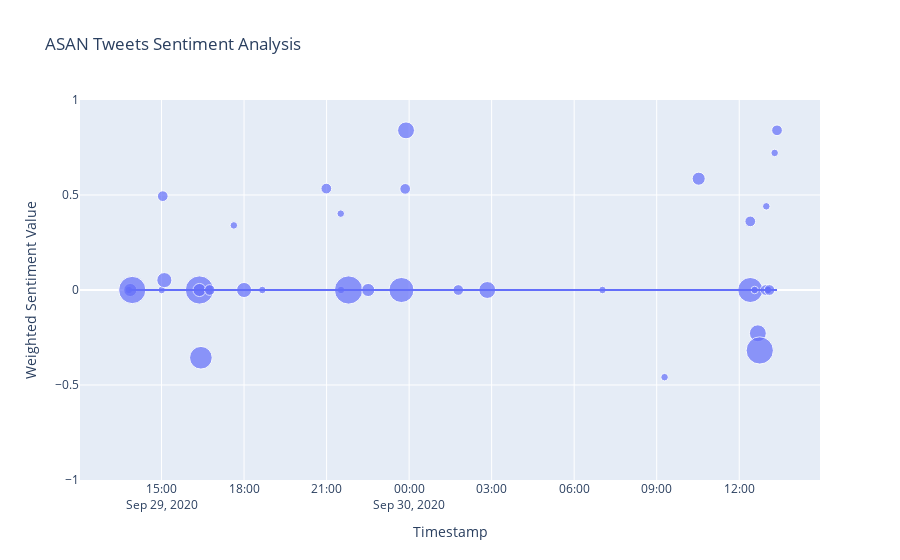

Notebook cell for this chart:
### Markdown cell above
# Asana

### Code cell
fig = px.scatter(asan_df, x="time", y="weighted_compound_0", trendline="lowess", size="bubble",range_y=[-1,1], 
                 title="ASAN Tweets Sentiment Analysis",
                 labels={ # replaces default labels by column name
                "time": "Timestamp",  "weighted_compound_0": "Weighted Sentiment Value"})
fig.show()
